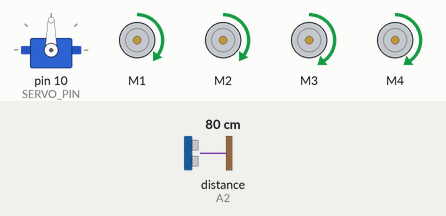
Bench run of a sketch on a simulated Arduino Uno, built with avr-gcc and run on an emulated ATmega328P. Shown: servo, 4 × DC motor (green arrow = forward, orange = backward, longer = faster). Inputs (shaded band) come from the test bench; at power-on: distance to the obstacle (sensor on A2) 80 cm. The echo pulse lasts 58.3 µs per cm.

Above: at 1.8 s.
1.9 s: distance to the obstacle (sensor on A2) set to 62 cm
3.4 s: distance to the obstacle (sensor on A2) set to 57 cm
At 5.4 s:
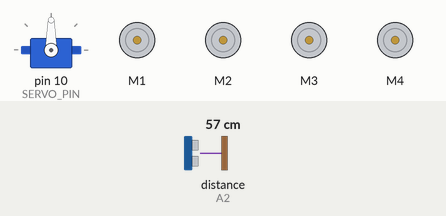
6.5 s: distance to the obstacle (sensor on A2) set to 60 cm
At 8.4 s:
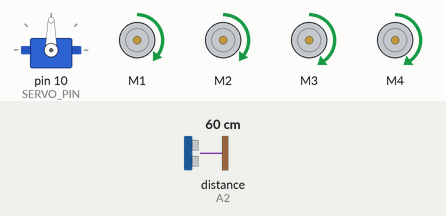
8.9 s: distance to the obstacle (sensor on A2) set to 2 cm
At 9.3 s:
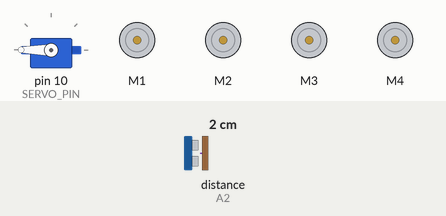
Timing chart, 0 to 13.0 s (numbered marks = the images above; inputs shaded):
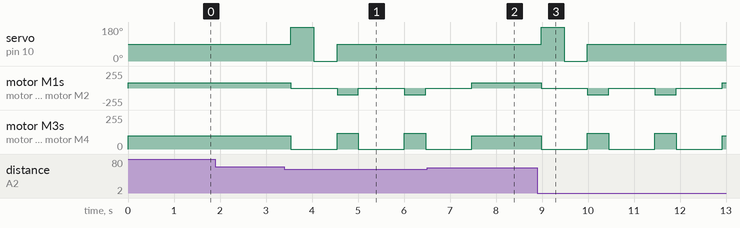

Measured:
- the behaviour switches between 60 and 59 cm on distance to the obstacle (sensor on A2) (found by bisection; images 0 and 1)
- after the input at 1.9 s, every drawn part: stays the same
- after the input at 3.4 s, servo on pin 10 (SERVO_PIN): 90° → 180° after 0.14 s, → 0° 0.50 s later, → 90° 0.50 s later; motor M1, motor M2: alternates backward 100/255 for 0.47 s and stopped for 1.0 s, starting after 0.14 s; motor M3, motor M4: alternates forward 120/255 for 0.47 s and stopped for 1.0 s, starting after 0.14 s
- after the input at 6.5 s, servo on pin 10 (SERVO_PIN): stays 90° (without the input it goes to 180° after 1.5 s); motor M1, motor M2: goes on until 7.5 s, then stays forward 80/255; motor M3, motor M4: goes on until 7.5 s, then stays forward 100/255
- after the input at 8.9 s, servo on pin 10 (SERVO_PIN): 90° → 180° after 0.09 s, → 0° 0.50 s later, → 90° 0.50 s later; motor M1: forward 80/255 → stopped after 0.09 s, then repeats every 1.5 s: backward 100/255 0.47 s, stopped 1.0 s

The sketch:

main.ino
```cpp
#include "UltrasonicVision.h"
#include "MotorControl.h"
#include <NewPing.h>
#include <AFMotor.h>
#include <Servo.h>

// DC Motor pins
#define RB_PIN 1
#define RF_PIN 2
#define LF_PIN 3
#define LB_PIN 4

// Ultrasonic Sensor pins
#define ECHO_PIN A2
#define TRIG_PIN A3

// Other Consts
#define BROADCAST_PORT 9600
#define MAX_DIST_CM 200
#define SERVO_PIN 10

// Controllable components
AF_DCMotor rb_motor(RB_PIN, MOTOR12_64KHZ), rf_motor(RF_PIN, MOTOR12_64KHZ), lf_motor(LF_PIN, MOTOR12_64KHZ), lb_motor(LB_PIN, MOTOR12_64KHZ);
NewPing sonar(TRIG_PIN, ECHO_PIN, MAX_DIST_CM);
Servo servoLook;

void setup() {
  // Establish communication
  Serial.begin(BROADCAST_PORT);

  // Set up servo
  servoLook.attach(SERVO_PIN);
  servoLook.write(90);

  // Set up motor speeds
  rb_motor.setSpeed(CarMovement::motorSpeed);
  rf_motor.setSpeed(CarMovement::motorSpeed);
  lf_motor.setSpeed(CarMovement::motorSpeed);
  lb_motor.setSpeed(CarMovement::motorSpeed);

  // Set up motor modes
  rb_motor.run(RELEASE);
  rf_motor.run(RELEASE);
  lf_motor.run(RELEASE);
  lb_motor.run(RELEASE);
}

void loop() {
  CarMovement::moveForward(&rb_motor, &rf_motor, &lf_motor, &lb_motor);
  bool isObstacle = CarVision::checkCenter(&servoLook, &sonar);

  if (isObstacle) {
    CarMovement::stop(&rb_motor, &rf_motor, &lf_motor, &lb_motor);

    bool isLeftFree = !CarVision::checkLeft(&servoLook, &sonar);
    bool isRightFree = !CarVision::checkRight(&servoLook, &sonar);

    // Turn back
    if (!isLeftFree && !isRightFree) {
      CarMovement::turnRight(&rb_motor, &rf_motor, &lf_motor, &lb_motor);
      CarMovement::turnRight(&rb_motor, &rf_motor, &lf_motor, &lb_motor);
    }
    // Turn left
    else if (isLeftFree) {
      CarMovement::turnLeft(&rb_motor, &rf_motor, &lf_motor, &lb_motor);
    }
    // Turn right
    else {
      CarMovement::turnRight(&rb_motor, &rf_motor, &lf_motor, &lb_motor);
    }
  }

}
```

MotorControl.cpp
```cpp
#include "MotorControl.h"
#include <Arduino.h>
#include <AFMotor.h>

namespace CarMovement {
  // Variable definitions
  int motorSpeed = 80, turnSpeed = 100, offset = 20;

  // Function implementations
  void moveForward(AF_DCMotor* rightBack, AF_DCMotor* rightFront, AF_DCMotor* leftFront, AF_DCMotor* leftBack) {
    // Set motor speeds
    rightBack->setSpeed(motorSpeed);
    rightFront->setSpeed(motorSpeed);
    leftFront->setSpeed(motorSpeed+offset);
    leftBack->setSpeed(motorSpeed+offset);

    // Set motor states
    rightBack->run(FORWARD);
    rightFront->run(FORWARD);
    leftFront->run(FORWARD);
    leftBack->run(FORWARD);
  }

  void turnLeft(AF_DCMotor* rightBack, AF_DCMotor* rightFront, AF_DCMotor* leftFront, AF_DCMotor* leftBack) {
    // Set motor turn speeds
    rightBack->setSpeed(turnSpeed);
    rightFront->setSpeed(turnSpeed);
    leftFront->setSpeed(turnSpeed+offset);
    leftBack->setSpeed(turnSpeed+offset);

    // Set motor states
    rightBack->run(FORWARD);
    rightFront->run(FORWARD);
    leftFront->run(BACKWARD);
    leftBack->run(BACKWARD);

    // Keep turning (0.475s)
    delay(475);

    // Stop movement
    CarMovement::stop(rightBack, rightFront, leftFront, leftBack);
    delay(1000);
  }

  void turnRight(AF_DCMotor* rightBack, AF_DCMotor* rightFront, AF_DCMotor* leftFront, AF_DCMotor* leftBack) {
    // Set motor turn speeds
    rightBack->setSpeed(turnSpeed);
    rightFront->setSpeed(turnSpeed);
    leftFront->setSpeed(turnSpeed+offset);
    leftBack->setSpeed(turnSpeed+offset);

    // Set motor states
    rightBack->run(BACKWARD);
    rightFront->run(BACKWARD);
    leftFront->run(FORWARD);
    leftBack->run(FORWARD);

    // Keep turning (0.555s)
    delay(465);

    // Stop movement
    CarMovement::stop(rightBack, rightFront, leftFront, leftBack);
    delay(1000);
  }

  void stop(AF_DCMotor* rightBack, AF_DCMotor* rightFront, AF_DCMotor* leftFront, AF_DCMotor* leftBack) {
    // Set motor turn speeds
    rightBack->setSpeed(0);
    rightFront->setSpeed(0);
    leftFront->setSpeed(0);
    leftBack->setSpeed(0);

    // Set motor states
    rightBack->run(RELEASE);
    rightFront->run(RELEASE);
    leftFront->run(RELEASE);
    leftBack->run(RELEASE);
  }
}
```

MotorControl.h
```cpp
#ifndef MOTORCONTROL_H
#define MOTORCONTROL_H
#include <AFMotor.h>

namespace CarMovement {
  // Variables
  extern int motorSpeed, turnSpeed;

  // Functions
  void moveForward(AF_DCMotor* rightBack, AF_DCMotor* rightFront, AF_DCMotor* leftFront, AF_DCMotor* leftBack);
  void turnLeft(AF_DCMotor* rightBack, AF_DCMotor* rightFront, AF_DCMotor* leftFront, AF_DCMotor* leftBack);
  void turnRight(AF_DCMotor* rightBack, AF_DCMotor* rightFront, AF_DCMotor* leftFront, AF_DCMotor* leftBack);
  void stop(AF_DCMotor* rightBack, AF_DCMotor* rightFront, AF_DCMotor* leftFront, AF_DCMotor* leftBack);
}

#endif
```

UltrasonicVision.cpp
```cpp
#include "UltrasonicVision.h"
#include <Arduino.h>
#include <NewPing.h>
#include <Servo.h>

namespace CarVision {
  // Variable definition
  int stopDist = 60;

  // Function implementations
  bool checkLeft(Servo* servoLook, NewPing* sonar) {
    // Change position
    servoLook->write(180);
    delay(500);

    // Measure distance
    int dist = sonar->ping_cm();
    servoLook->write(90);

    if (dist == 0) return false;
    return dist <= stopDist;
  }

  bool checkCenter(Servo* servoLook, NewPing* sonar) {
    // Change position
    servoLook->write(90);
    delay(500);

    // Measure distance
    int dist = sonar->ping_cm();

    if (dist == 0) return false;
    return dist <= stopDist;
  }

  bool checkRight(Servo* servoLook, NewPing* sonar) {
    // Change position
    servoLook->write(0);
    delay(500);

    // Measure distance
    int dist = sonar->ping_cm();
    servoLook->write(90);

    if (dist == 0) return false;
    return dist <= stopDist;
  }
}
```

UltrasonicVision.h
```cpp
#ifndef ULTRASONICVISION_H
#define ULTRASONICVISION_H
#include <NewPing.h>
#include <Servo.h>

namespace CarVision {
  // Variable
  extern int stopDist;

  // Functions
  bool checkLeft(Servo* servoLook, NewPing* sonar);
  bool checkCenter(Servo* servoLook, NewPing* sonar);
  bool checkRight(Servo* servoLook, NewPing* sonar);
}

#endif
```
